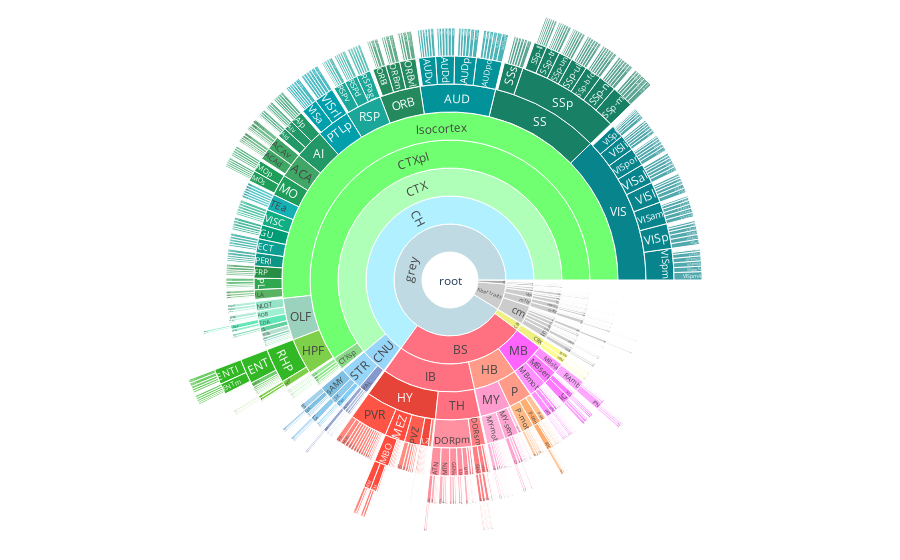

Notebook cell for this chart:
### Code cell
import json
import plotly.graph_objects as go
import pandas as pd

# Load the JSON file
with open('structures.json', 'r') as f:
    data = json.load(f)

# Read the CSV file
df = pd.read_csv('FastRefeed.csv')

# Prepare data for the tree
labels = [item['acronym'] for item in data]
parents = ['' if len(item['structure_id_path']) == 1 else next((i['acronym'] for i in data if i['id'] == item['structure_id_path'][-2])) for item in data]

# Match acronyms with count values from the CSV
counts = [df.loc[df['acronym'] == acronym, 'density (cells/mm^3)'].iloc[0] if acronym in df['acronym'].values else None for acronym in labels]

colors = ['rgb{}'.format(tuple(item['rgb_triplet'])) for item in data]

# Create a Plotly figure
fig = go.Figure(go.Sunburst(
    labels=labels,
    parents=parents,
    values=counts,  # Assign count values to the sunburst
    marker=dict(colors=colors),
    hovertemplate='<b>%{label}</b><br>density (cells/mm^3): %{value}<extra></extra>',  # Customize hover text
))

fig.update_layout(margin=dict(t=0, l=0, r=0, b=0))

fig.show()

### Figure 1 — Plotly figure (JSON) as saved in the notebook; plotly's stock layout.template omitted (floating-point values rounded to 4 significant figures; data arrays with more than 128 entries replaced by an {"elided": "..."} marker saying what was removed)
{"data": [{"hovertemplate": "<b>%{label}</b><br>density (cells/mm^3): %{value}<extra></extra>", "labels": {"elided": "1327 str values"}, "marker": {"colors": {"elided": "1327 str values"}}, "parents": {"elided": "1327 str values"}, "values": {"elided": "1327 float values"}, "type": "sunburst"}], "layout": {"margin": {"t": 0, "l": 0, "r": 0, "b": 0}}}
